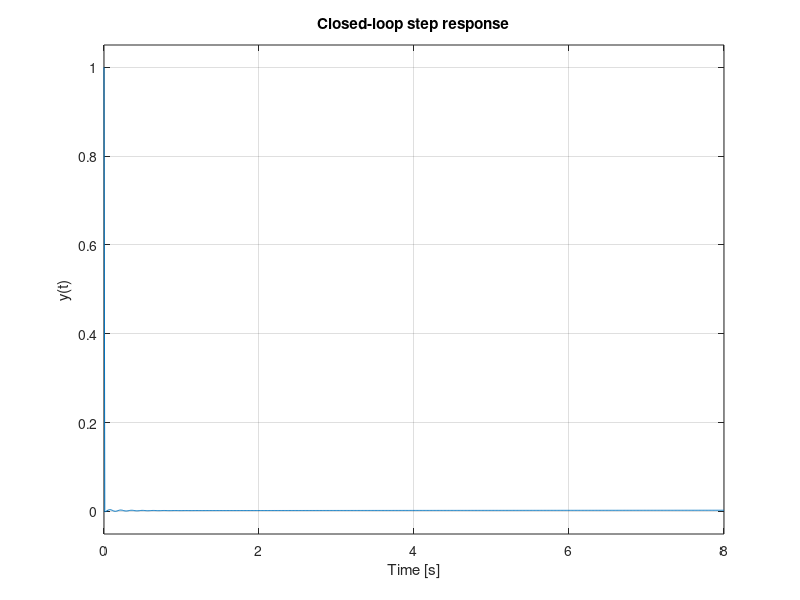

Reproduce this figure in MATLAB.
clear; close all; clc;

num_sys2 = [-0.02478 1.665  -86.37];
den_sys2 = [1        7.67   2023];
    
num = -num_sys2;         
den = den_sys2;

G = tf(num, den);
G = minreal(G);

a1 = den(2);
a0 = den(3);

w0 = sqrt(a0)
xi = a1 / (2*w0)
K  = dcgain(G)

lambda = 2.0;
Ti = 10*lambda;
Td = 1/w0;

Kp = (1/K) * (2*xi) / (w0*lambda)
Ki = Kp / Ti
Kd = Kp * Td

s = tf('s');
PID = Kp * (1 + 1/(Ti*s) + Td*s)

CL = feedback(PID*G, 1);

t = 0:0.01:8;
step(CL, t);
grid on;
title('Closed-loop step response');
xlabel('Time [s]');
ylabel('y(t)');
